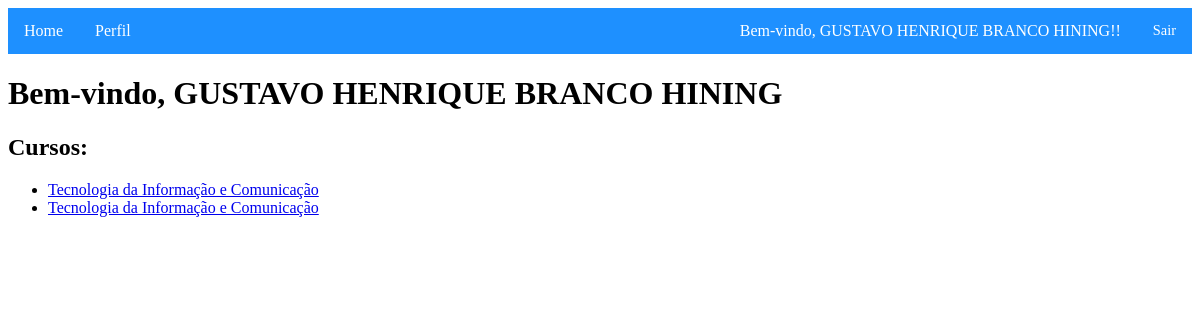
The page /cursos/listar_cursos/ (signed in) on the database its author committed.
### usuarios/models.py (models this page shows)
class Usuario(AbstractUser):
    GERENCIADOR = 'G'
    RELATOR = 'R'
    AVALIADOR = 'A'
    TIPOS_USUARIO = [
        (GERENCIADOR, 'Gerenciador'),
        (RELATOR, 'Relator'),
        (AVALIADOR, 'Avaliador'),
    ]
    nome = models.CharField(max_length=255)
    tipo_usuario = models.CharField(max_length=1, choices=TIPOS_USUARIO)
    email = models.EmailField(blank=False)
    telefone = models.CharField(max_length=20)

### cursos/models.py (models this page shows)
class Curso(models.Model):
    nome = models.CharField(max_length=255)
    inscricao_curricular = models.CharField(max_length=255)
    data_criacao = models.DateField(auto_now_add=True)
    descricao = models.TextField()
    gerenciador = models.ForeignKey(Usuario, on_delete=models.CASCADE)
    informacoes_complementares = models.TextField(blank=True)
    mural_gen = models.TextField(blank=True)
    mural_eq = models.TextField(blank=True)
    capa = models.FileField(upload_to='capas/', blank=True, validators=[validate_pdf_file])
    membros = models.ManyToManyField(Usuario, related_name='cursos_membros')
    avaliadores = models.ManyToManyField(Usuario, related_name='avaliadores')

### cursos/views.py (the view)
# urls.py: path('listar_cursos/', listar_cursos, name='listar_cursos'),
def listar_cursos(request):
    cursos = Curso.objects.filter(gerenciador=request.user)
    return render(request, 'cursos/listar_cursos.html', {'cursos': cursos})

### templates/cursos/listar_cursos.html
{% extends 'base.html' %}
{% load static %}
{% block content %}
    <h1>Bem-vindo, {{ user.nome }}</h1>
    <h2>Cursos:</h2>
    <ul>
        {% for curso in cursos %}
            <li><a href="{% url 'cursos:detalhes_curso_gen' curso.id %}">{{ curso.nome }}</a></li>
        {% endfor %}
    </ul>
{% endblock %}

### templates/base.html (shortened to what this page needs)
<!DOCTYPE html>
<html>
<head>
</head>
<body>
    <div class="navbar">
        <a href="{% url 'usuarios:home' %}">Home</a>
        <a href="{% url 'usuarios:detalhes_usuario' %}">Perfil</a>
        <div class="navbar-right">
            <span style="float:left; padding: 14px 16px; color:white;">Bem-vindo, {{ user.nome }}!!</span>
            <a href="{% url 'usuarios:logout' %}" style="font-size: 0.9em;">Sair</a>
        </div>
    </div>
    {% block content %}
    {% endblock %}
</body>
</html>

### templates/base.html (style rules this page uses)
.navbar { overflow: hidden; background-color: #1E90FF; }
.navbar a { float: left; display: block; color: white; text-align: center; padding: 14px 16px; text-decoration: none; }
.navbar-right { float: right; }

### rows shown on the page
Usuario: nome "GUSTAVO HENRIQUE BRANCO HINING"
Curso: nome "Tecnologia da Informação e Comunicação"
Curso: nome "Tecnologia da Informação e Comunicação"
